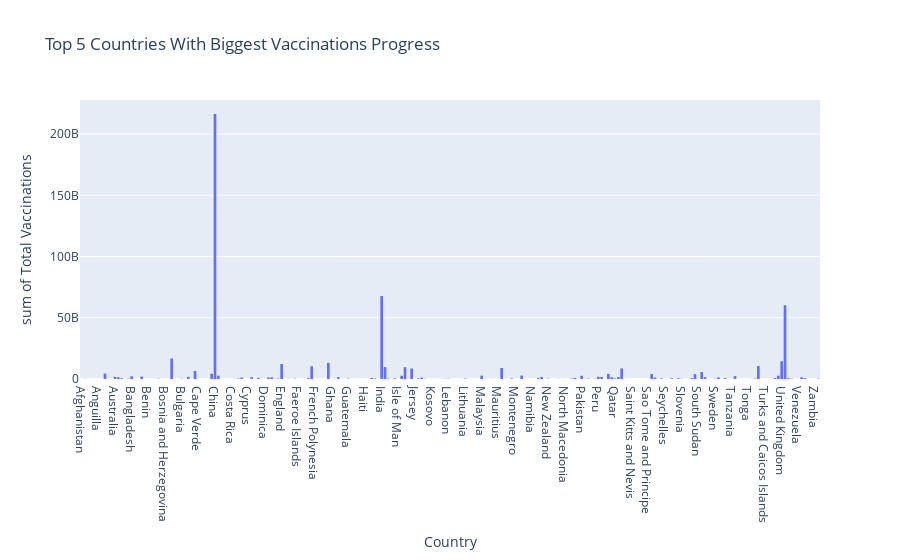

Notebook source saved alongside this figure:
### Code cell
fig = px.histogram(merged_data_df, 
             x='country', 
             y='total_vaccinations',
             labels = {'country' : 'Country', 'total_vaccinations' : 'Total Vaccinations'},
             title = "Top 5 Countries With Biggest Vaccinations Progress"
            )
fig.show()

### Figure 1 — Plotly figure (JSON) as saved in the notebook; plotly's stock layout.template omitted (floating-point values rounded to 4 significant figures; data arrays with more than 128 entries replaced by an {"elided": "..."} marker saying what was removed)
{"data": [{"alignmentgroup": "True", "bingroup": "x", "histfunc": "sum", "hovertemplate": "Country=%{x}<br>sum of Total Vaccinations=%{y}<extra></extra>", "legendgroup": "", "marker": {"color": "#636efa", "pattern": {"shape": ""}}, "name": "", "offsetgroup": "", "orientation": "v", "showlegend": false, "type": "histogram", "x": {"elided": "259 str values"}, "xaxis": "x", "y": {"elided": "259 int values"}, "yaxis": "y"}], "layout": {"barmode": "relative", "legend": {"tracegroupgap": 0}, "title": {"text": "Top 5 Countries With Biggest Vaccinations Progress"}, "xaxis": {"anchor": "y", "domain": [0, 1], "title": {"text": "Country"}}, "yaxis": {"anchor": "x", "domain": [0, 1], "title": {"text": "sum of Total Vaccinations"}}}}
